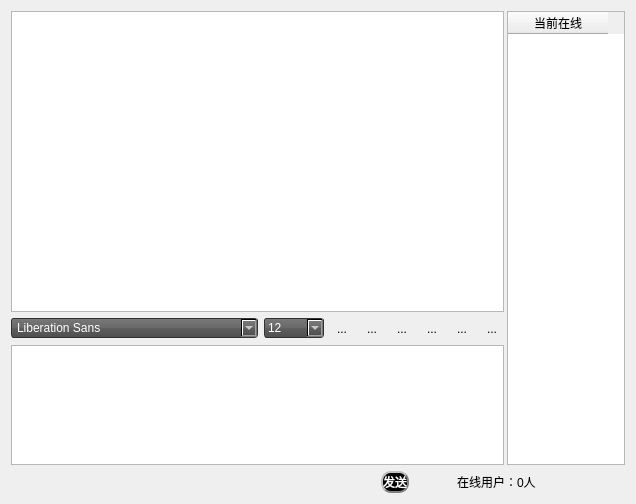
<?xml version="1.0" encoding="UTF-8"?>
<ui version="4.0">
 <class>Widget</class>
 <widget class="QWidget" name="Widget">
  <property name="geometry">
   <rect>
    <x>0</x>
    <y>0</y>
    <width>636</width>
    <height>504</height>
   </rect>
  </property>
  <property name="styleSheet">
   <string notr="true"/>
  </property>
  <layout class="QVBoxLayout" name="verticalLayout_2">
   <item>
    <layout class="QHBoxLayout" name="horizontalLayout_2">
     <property name="spacing">
      <number>3</number>
     </property>
     <item>
      <layout class="QVBoxLayout" name="verticalLayout" stretch="5,1,2">
       <item>
        <widget class="QTextBrowser" name="msgBrowser"/>
       </item>
       <item>
        <layout class="QHBoxLayout" name="horizontalLayout">
         <item>
          <widget class="QFontComboBox" name="fontCbx">
           <property name="styleSheet">
            <string notr="true">QComboBox {
	border: 1px solid #333333;
	border-radius: 3px;
	background: qlineargradient(x1:0, y1:0, x2:0, y2:1, stop:0 #797979, stop:0.48 #696969, stop:0.52 #5e5e5e, stop:1 #4f4f4f);
	padding: 1px 23px 1px 3px;
	min-width: 6em;
	color: #ffffff;
}
</string>
           </property>
          </widget>
         </item>
         <item>
          <widget class="QComboBox" name="sizeCbx">
           <property name="styleSheet">
            <string notr="true">QComboBox {
	border: 1px solid #333333;
	border-radius: 3px;
	background: qlineargradient(x1:0, y1:0, x2:0, y2:1, stop:0 #797979, stop:0.48 #696969, stop:0.52 #5e5e5e, stop:1 #4f4f4f);
	padding: 1px 23px 1px 3px;
	min-width: 6em;
	color: #ffffff;
}
</string>
           </property>
           <property name="currentIndex">
            <number>4</number>
           </property>
           <item>
            <property name="text">
             <string>8</string>
            </property>
           </item>
           <item>
            <property name="text">
             <string>9</string>
            </property>
           </item>
           <item>
            <property name="text">
             <string>10</string>
            </property>
           </item>
           <item>
            <property name="text">
             <string>11</string>
            </property>
           </item>
           <item>
            <property name="text">
             <string>12</string>
            </property>
           </item>
           <item>
            <property name="text">
             <string>13</string>
            </property>
           </item>
           <item>
            <property name="text">
             <string>14</string>
            </property>
           </item>
           <item>
            <property name="text">
             <string>15</string>
            </property>
           </item>
           <item>
            <property name="text">
             <string>16</string>
            </property>
           </item>
           <item>
            <property name="text">
             <string>17</string>
            </property>
           </item>
           <item>
            <property name="text">
             <string>18</string>
            </property>
           </item>
           <item>
            <property name="text">
             <string>19</string>
            </property>
           </item>
           <item>
            <property name="text">
             <string>20</string>
            </property>
           </item>
           <item>
            <property name="text">
             <string>21</string>
            </property>
           </item>
           <item>
            <property name="text">
             <string>22</string>
            </property>
           </item>
          </widget>
         </item>
         <item>
          <widget class="QToolButton" name="boldTBtn">
           <property name="toolTip">
            <string>加粗</string>
           </property>
           <property name="text">
            <string>...</string>
           </property>
           <property name="icon">
            <iconset resource="images.qrc">
             <normaloff>:/images/bold.png</normaloff>:/images/bold.png</iconset>
           </property>
           <property name="iconSize">
            <size>
             <width>26</width>
             <height>26</height>
            </size>
           </property>
           <property name="checkable">
            <bool>true</bool>
           </property>
           <property name="autoRaise">
            <bool>true</bool>
           </property>
          </widget>
         </item>
         <item>
          <widget class="QToolButton" name="italicTBtn">
           <property name="toolTip">
            <string>倾斜</string>
           </property>
           <property name="text">
            <string>...</string>
           </property>
           <property name="icon">
            <iconset resource="images.qrc">
             <normaloff>:/images/italic.png</normaloff>:/images/italic.png</iconset>
           </property>
           <property name="iconSize">
            <size>
             <width>26</width>
             <height>26</height>
            </size>
           </property>
           <property name="checkable">
            <bool>true</bool>
           </property>
           <property name="autoRaise">
            <bool>true</bool>
           </property>
          </widget>
         </item>
         <item>
          <widget class="QToolButton" name="underlineTBtn">
           <property name="toolTip">
            <string>下划线</string>
           </property>
           <property name="text">
            <string>...</string>
           </property>
           <property name="icon">
            <iconset resource="images.qrc">
             <normaloff>:/images/under.png</normaloff>:/images/under.png</iconset>
           </property>
           <property name="iconSize">
            <size>
             <width>26</width>
             <height>26</height>
            </size>
           </property>
           <property name="checkable">
            <bool>true</bool>
           </property>
           <property name="autoRaise">
            <bool>true</bool>
           </property>
          </widget>
         </item>
         <item>
          <widget class="QToolButton" name="colorTBtn">
           <property name="toolTip">
            <string>更改字体颜色</string>
           </property>
           <property name="text">
            <string>...</string>
           </property>
           <property name="icon">
            <iconset resource="images.qrc">
             <normaloff>:/images/color.png</normaloff>:/images/color.png</iconset>
           </property>
           <property name="iconSize">
            <size>
             <width>26</width>
             <height>26</height>
            </size>
           </property>
           <property name="checkable">
            <bool>false</bool>
           </property>
           <property name="autoRaise">
            <bool>true</bool>
           </property>
          </widget>
         </item>
         <item>
          <widget class="QToolButton" name="saveTBtn">
           <property name="toolTip">
            <string>保存聊天记录</string>
           </property>
           <property name="text">
            <string>...</string>
           </property>
           <property name="icon">
            <iconset resource="images.qrc">
             <normaloff>:/images/save.png</normaloff>:/images/save.png</iconset>
           </property>
           <property name="iconSize">
            <size>
             <width>26</width>
             <height>26</height>
            </size>
           </property>
           <property name="checkable">
            <bool>false</bool>
           </property>
           <property name="autoRaise">
            <bool>true</bool>
           </property>
          </widget>
         </item>
         <item>
          <widget class="QToolButton" name="clearTBtn">
           <property name="toolTip">
            <string>清空聊天记录</string>
           </property>
           <property name="text">
            <string>...</string>
           </property>
           <property name="icon">
            <iconset resource="images.qrc">
             <normaloff>:/images/clear.png</normaloff>:/images/clear.png</iconset>
           </property>
           <property name="iconSize">
            <size>
             <width>26</width>
             <height>26</height>
            </size>
           </property>
           <property name="checkable">
            <bool>false</bool>
           </property>
           <property name="autoRaise">
            <bool>true</bool>
           </property>
          </widget>
         </item>
        </layout>
       </item>
       <item>
        <widget class="QTextEdit" name="msgTxtEdit"/>
       </item>
      </layout>
     </item>
     <item>
      <widget class="QTableWidget" name="usrTblWidget">
       <property name="selectionMode">
        <enum>QAbstractItemView::SingleSelection</enum>
       </property>
       <property name="selectionBehavior">
        <enum>QAbstractItemView::SelectRows</enum>
       </property>
       <property name="showGrid">
        <bool>false</bool>
       </property>
       <column>
        <property name="text">
         <string>当前在线</string>
        </property>
       </column>
      </widget>
     </item>
    </layout>
   </item>
   <item>
    <layout class="QHBoxLayout" name="horizontalLayout_3" stretch="5,0,0,3">
     <item>
      <spacer name="horizontalSpacer">
       <property name="orientation">
        <enum>Qt::Horizontal</enum>
       </property>
       <property name="sizeHint" stdset="0">
        <size>
         <width>78</width>
         <height>20</height>
        </size>
       </property>
      </spacer>
     </item>
     <item>
      <widget class="QPushButton" name="sendBtn">
       <property name="styleSheet">
        <string notr="true">background-color:black;
color: white;   border-radius: 10px;  border: 2px groove gray;
border-style: outset;</string>
       </property>
       <property name="text">
        <string>发送</string>
       </property>
       <property name="shortcut">
        <string>Ctrl+Return</string>
       </property>
      </widget>
     </item>
     <item>
      <spacer name="horizontalSpacer_2">
       <property name="orientation">
        <enum>Qt::Horizontal</enum>
       </property>
       <property name="sizeHint" stdset="0">
        <size>
         <width>42</width>
         <height>20</height>
        </size>
       </property>
      </spacer>
     </item>
     <item>
      <widget class="QLabel" name="usrNumLbl">
       <property name="maximumSize">
        <size>
         <width>168</width>
         <height>16777215</height>
        </size>
       </property>
       <property name="text">
        <string>在线用户：0人</string>
       </property>
      </widget>
     </item>
    </layout>
   </item>
  </layout>
 </widget>
 <layoutdefault spacing="6" margin="11"/>
 <resources>
  <include location="images.qrc"/>
 </resources>
 <connections/>
</ui>
